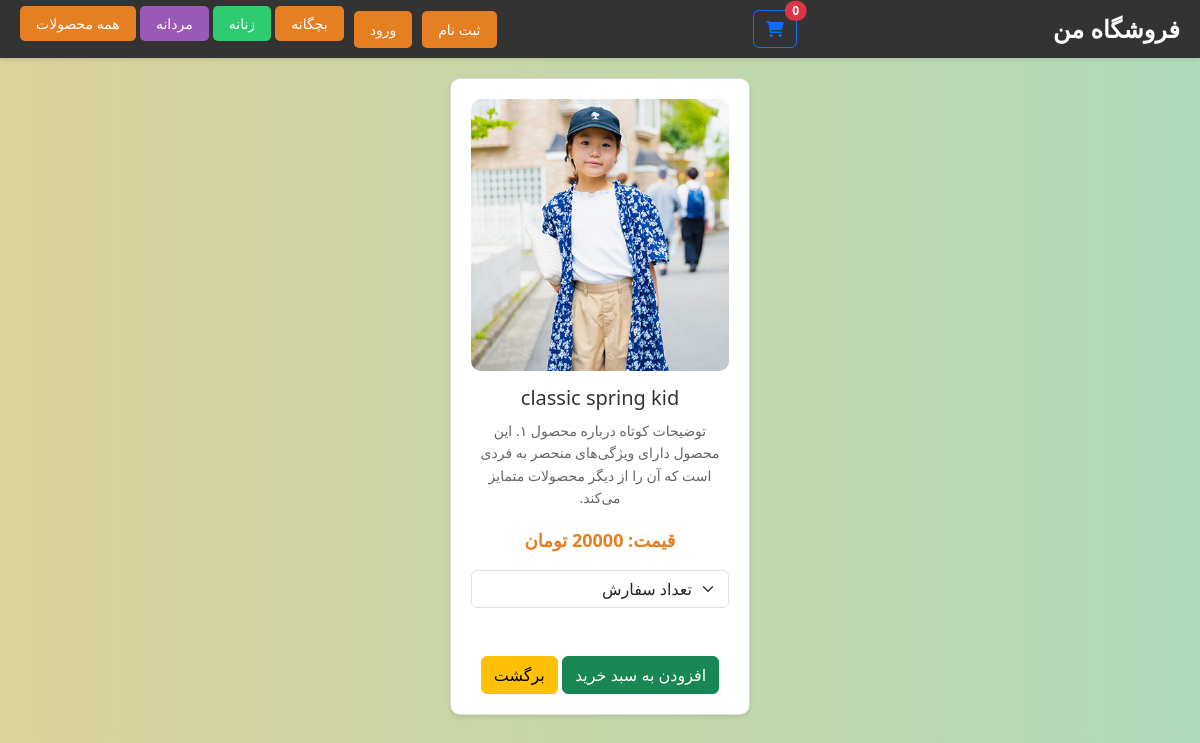
Screenshot of /product_detail/2 with the database file from the repository.
### shop/models.py (models this page shows, shortened)
class Products(models.Model):
        product_name = models.CharField( max_length=50)
        category = models.ForeignKey(Category,on_delete=models.CASCADE,default=1)
        price = models.DecimalField( max_digits=100, decimal_places=0,default=0)
        product_image = models.ImageField(upload_to='uploads/products_iamge')
        product_name = models.CharField( max_length=50)
        is_sale = models.BooleanField(default=False)
        sale_price = models.DecimalField( max_digits=100, decimal_places=0,default=0)

### shop/views.py (the view)
# urls.py: path('product_detail/<int:pk>',shop_views.single_product,name='single_product'),
def single_product(request,pk):
       products_detail = Products.objects.get(id=pk)
       return render(request,'single_product.html',{'products_detail':products_detail})

### cart/cart.py (called while the page is built)
        def __len__(self):
                return len(self.cart)

### cart/context_processors.py (called while the page is built)
def cart (request):
        return {'cart':Cart(request)}

### shop/templates/single_product.html (shortened to what this page needs)
{% load static %}
<!DOCTYPE html>
<html lang="fa" dir="rtl">
<head>
        <link href="https://cdn.jsdelivr.net/npm/bootstrap@5.3.3/dist/css/bootstrap.min.css" rel="stylesheet">
            <link rel="stylesheet" href="https://cdnjs.cloudflare.com/ajax/libs/font-awesome/6.0.0/css/all.min.css">
</head>
<body>
    <header>
            <div class="logo">فروشگاه من</div>
                <a class="btn btn-outline-primary position-relative" href="{% url 'cart_summary' %}">
                <i class="fas fa-shopping-cart"></i>
                <span id="cart_quantity"  class="position-absolute top-0 start-100 translate-middle badge rounded-pill bg-danger">{{ cart|length }}</span>
            </a>
        <div class="buttons">
            {% if user.is_authenticated%}
            <a href="{% url 'logout_user' %}">خروج</a>
            <a href="{% url 'edit_profile' %}">تغییراطلاعات کاربری</a>
            {% else %}
            <a href="{% url 'signup_user' %}">ثبت نام</a>
            <a href="{% url 'login_user' %}">ورود</a>
            {% endif %}
             <div class="category-buttons">
        <a href="{% url 'products_category' 'kid' %}">بچگانه</a>
        <a href="{% url 'products_category' 'woman' %}">زنانه</a>
        <a href="{% url 'products_category' 'man' %}">مردانه</a>
        <a href="{% url 'home' %}">همه محصولات</a>
    </div>
        </div>
    </header>
    <div class="products">
        {% if products_detail.is_sale%}
            <div class="product">
                <img src="{{ products_detail.product_image.url }}" alt="محصول ۱">
                 <h2> {{ products_detail.product_name }} </h2>
                 <p>توضیحات کوتاه درباره محصول ۱. این محصول دارای ویژگی‌های منحصر به فردی است که آن را از دیگر محصولات متمایز می‌کند.</p>
                 <strike> <p class="price">قیمت: {{ products_detail.price }} تومان</p></strike>
                 <p class="price">قیمت: {{ products_detail.sale_price }} تومان</p>
                  <select class="form-select" aria-label="Default select example" id="qty-add">
                    <option selected>تعداد سفارش</option>
                    <option value="1">1</option>
                    <option value="2">2</option>
                    <option value="3">3</option>
            </select>
            <br>
            <br>
                <button class="btn btn-success add-to-cart" data-product-id="{{ products_detail.id }}"> افزودن به سبد خرید</button>
                <a href="{% url 'home' %}"  class=" btn btn-warning">برگشت</a>
                <br>
            </div>
        {% else %}
        <div class="product">
            <img src="{{ products_detail.product_image.url }}" alt="محصول ۱">
            <h2> {{ products_detail.product_name }} </h2>
            <p>توضیحات کوتاه درباره محصول ۱. این محصول دارای ویژگی‌های منحصر به فردی است که آن را از دیگر محصولات متمایز می‌کند.</p>
            <p class="price">قیمت: {{ products_detail.price }} تومان</p>
               <select class="form-select" aria-label="Default select example"  id="qty-add">
                    <option selected>تعداد سفارش</option>
            </select>
            <br>
            <br>
            <button  onclick="getSelectedValue()" class="btn btn-success add-to-cart" data-product-id="{{ products_detail.id }}"> افزودن به سبد خرید </button>
            <a href="{% url 'home' %}"  class=" btn btn-warning">برگشت</a>
        </div>
        {% endif %}
</body>
</html>

### shop/templates/single_product.html (style rules this page uses)
.products { display: flex; flex-wrap: wrap; justify-content: center; gap: 20px; padding: 20px; }
.product { background-color: #fff; border: 1px solid #ddd; border-radius: 10px; box-shadow: 0 2px 4px rgba(0, 0, 0, 0.1); width: 300px; padding: 20px; text-align: center; transition: transform 0.3s ease; }
.product img { max-width: 100%; height: auto; border-radius: 10px; }
.product h2 { font-size: 20px; margin: 15px 0 10px; color: #333; }
.product p { font-size: 14px; color: #666; line-height: 1.6; }
.product .price { font-size: 18px; color: #e67e22; font-weight: bold; margin-top: 10px; }
body { background: linear-gradient(to right, #dad299, #b0dab9); }
header { background-color: #333; color: #fff; padding: 10px 20px; display: flex; justify-content: space-between; align-items: center; box-shadow: 0 2px 4px rgba(0, 0, 0, 0.1); }
header .logo { font-size: 24px; font-weight: bold; }
header .buttons { display: flex; gap: 10px; }
header .buttons a { text-decoration: none; color: #fff; background-color: #e67e22; padding: 8px 16px; border-radius: 5px; font-size: 14px; transition: background-color 0.3s ease; }
.category-buttons a:nth-child(1) { background-color: #e67e22; }
.category-buttons a:nth-child(2) { background-color: #2ecc71; }
.category-buttons a:nth-child(3) { background-color: #9b59b6; }

### rows the page displays
Products: product_image (picture), product_name "classic spring kid", price "20000"

### other values shown
{{ cart|length }} "0"
